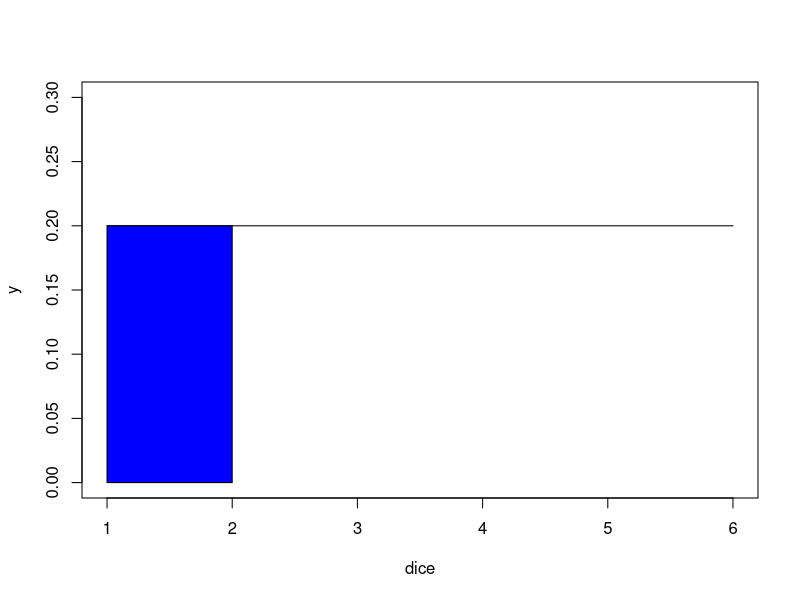

Write R code to recreate this figure. (Note: this script raises an error after producing the figure.)
library(purrr)

###Uniform Distribution
a <- 1
b <- 6
dice <- seq(a,b,1)
rdunif(6,b,a) #create 6 random int between 6(max) and 1(min)
y = dunif(dice,a,b)
plot(dice, y, type = 'l', ylim = c(0,max(y)+0.1))
cord.a = c(a,seq(1,2,1),2)
cord.b = c(0,dunif(seq(1,2,1),1,6),0)
polygon(cord.a,cord.b,col = "blue")
#p(x<c) cumulative
c <- 3
punif(c,1,6)
1-punif(c,1,6)
qunif(0.4,a,b) #quantile 40%

###BINOMIAL DISTRIBUTION
#dbinom(x, size, prob)
#pbinom(x, size, prob)
#qbinom(p, size, prob)
#rbinom(n, size, prob)
#x is a vector of numbers.
#p is a vector of probabilities.
#n is number of observations.
#size is the number of trials.
#prob is the probability of success of each trial.
df <- data.frame(x = numeric(0),outcome = character(0))
digit <- edit(df)
#the number of bits in error in the next four bits transmitted. 
#the chanse of error is 0.1
dbinom(2 , 4 , 0.1)
r <- dbinom(0:4 , 4 , 0.1)
plot(0:4 , r , type = "l")

pbinom(2 , 4 , 0.1)
pbinom(2 , 4 , 0.1 , lower.tail = FALSE)

qbinom(0.7 , 4 , 0.1)
rbinom(4 , 4 , 0.1)

###Geometric Distribution
#trials are conducted until a success is obtained
dgeom(x = 5 , 0.1 , log = FALSE )
y <- dgeom(0:20 , 0.1 , log = FALSE )
plot(0:20,y , type = "l")

pgeom(5,0.1,lower.tail = TRUE,log.p = FALSE)
sum(dgeom(0:5,0.1,log = FALSE))

qgeom(0.5,0.1,lower.tail = TRUE,log.p = FALSE)
plot(qgeom(seq(1,20,by=1),prob = 0.1))
plot(qgeom(seq(0,1,by=0.01),prob = 0.5))

rgeom(5,0.1)
table(factor(rgeom(5,0.1),0:max(rgeom(5,0.1))))
  
library(dplyr)
library(ggplot2)

p = 0.20
n = 3

data.frame(x = 1:20, 
           pmf = dgeom(x = 0:19, prob = p),
           cdf = pgeom(q = 0:19, prob = p, lower.tail = TRUE)) %>%
  ggplot(aes(x = factor(x), y = cdf)) +
  geom_col() +
  geom_text(
    aes(label = round(cdf,2), y = cdf + 0.01),
    position = position_dodge(0.9),
    size = 3,
    vjust = 0
  ) +
  labs(title = "Probability of X = x trials to achieve first success",
       subtitle = "Geometric(.2)",
       x = "Trials (x)",
       y = "probability")

data.frame(x = 0:10, prob = dgeom(x = 0:10, prob = p)) %>%
  mutate(Failures = ifelse(x == n, n, "other")) %>%
  ggplot(aes(x = factor(x), y = prob, fill = Failures)) +
  geom_col() +
  geom_text(
    aes(label = round(prob,2), y = prob + 0.01),
    position = position_dodge(0.9),
    size = 3,
    vjust = 0
  ) +
  labs(title = "Probability of X = 3 Failures Prior to First Success",
       subtitle = "Geometric(.2)",
       x = "Failures prior to first success (x)",
       y = "Probability")

###Negative Binomial Distribution
#A generalization of a geometric distribution in which 
#the random variable is the number of
#Bernoulli trials required to obtain r successes
dnbinom(x = 6 , size = 4 , prob = 0.1 , log = FALSE) #4th trial in 10th observation

library(dplyr)
library(ggplot2)

n <- 6
data.frame(x = 0:6,prob = dnbinom(x = 0:6,size = 4,prob = 0.1,log = FALSE)) %>%
  mutate(Failures = ifelse(x == n, n, "other")) %>%
  ggplot(aes(x = factor(x), y = prob, fill = Failures)) +
  geom_col() +
  geom_text(
    aes(label = round(prob,6), y = prob + 0.01),
    position = position_dodge(0.9),
    size = 3,
    vjust = 0
  ) +
  labs(title = "Probability of r = 3 Successes in X = 7 Trials",
       subtitle = "NB(3,.2)",
       x = "Failed Trials (X - r)",
       y = "Probability") 

y <- pnbinom(q = 0:6, size = 4 , prob = 0.1 , lower.tail = TRUE, log.p = FALSE)
plot(x = 0:6 , y = y , type = "l")

s <- seq(0,1,0.1)
qy <- qnbinom(0.25, size = 4 , prob = 0.1 , lower.tail = TRUE, log.p = FALSE)
qys <- qnbinom(s , size = 4 , prob = 0.1 , lower.tail = TRUE, log.p = FALSE)
plot(s , qys , type = "l")

rnbinom(n = 10 , size = 4 , prob = 0.1 )

library(graphics)

x1 <- rnbinom(500, mu = 4, size = 1)
x2 <- rnbinom(500, mu = 4, size = 10)
x3 <- rnbinom(500, mu = 4, size = 100)
h1 <- hist(x1, breaks = 20, plot = FALSE)
h2 <- hist(x2, breaks = h1$breaks, plot = FALSE)
h3 <- hist(x3, breaks = h1$breaks, plot = FALSE)
barplot(rbind(h1$counts, h2$counts, h3$counts),
        beside = TRUE, col = c("red","blue","cyan"),
        names.arg = round(h1$breaks[-length(h1$breaks)]))

###HYPERGEOMETRIC DISTRIBUTION
#n parts are selected at random, without replacement
#N is Total Number, a is Problem NUmber 
#for example 50 of 850 daily product is damaged
#the trials are not independent
dhyper(x = 0:2 , m = 50 , n = 800 , k = 2)
round(dhyper(x = 0:2 , m = 50 , n = 800 , k = 2),3)
data.frame(x = 0:2 , prob = round(dhyper(x = 0:2 , m = 50 , n = 800 , k = 2),3))

#check out
m <- 10; n <- 7; k <- 8
x <- 0:(k+1)
rbind(phyper(x, m, n, k), dhyper(x, m, n, k))
all(phyper(x, m, n, k) == cumsum(dhyper(x, m, n, k)))  # FALSE
# but error is very small:
signif(phyper(x, m, n, k) - cumsum(dhyper(x, m, n, k)), digits = 3)


library(tidyr)
library(ggplot2)
library(dplyr)
options(scipen = 999, digits = 2) # sig digits

x = 14
m = 7000
n = 3000
k = 20
d_binom <- dbinom(x = 1:20, size = k, prob = m / (m + n))
df_binom <- data.frame(x = 1:20, Binomial = d_binom)
p <- ggplot(df_binom, aes(x = x, y = Binomial)) +
  geom_col()

d_hyper_100 <- dhyper(x = 1:20, m = 70, n = 30, k = k)
d_hyper_250 <- dhyper(x = 1:20, m = 175, n = 75, k = k)
d_hyper_500 <- dhyper(x = 1:20, m = 350, n = 150, k = k)
d_hyper_1000 <- dhyper(x = 1:20, m = 700, n = 300, k = k)
df_hyper = data.frame(x = 1:20, 
                      Hyper_100 = d_hyper_100, 
                      Hyper_250 = d_hyper_250, 
                      Hyper_500 = d_hyper_500, 
                      Hyper_1000 = d_hyper_1000)
df_hyper_tidy <- gather(df_hyper, key = "dist", value = "density", -c(x))
p + 
  geom_line(data = df_hyper_tidy, aes(x = x, y = density, color = dist)) +
  labs(title = "Hypergeometric Distribution Appoximation to Binomial",
       subtitle = "Hypergeometric approaches Binomial as population size increases.",
       x = "Number of successful observations (x)",
       y = "Density")

#Recall that the binomial distribution is a satisfactory approximation 
#to the hypergeometric distribution when n, the sample size, 
#is small relative to N, the size of the population from which the sample is 
#selected. A rule of thumb is that the binomial approximation is effective
#if n/N < 0.1

###POISSON DISTRIBUTION
#Given an interval of real numbers, 
#assume counts occur at random throughout the interval. 
#If the interval can be partitioned into subintervals of small enough length 
#the probability of more than one count in a subinterval is zero
#the probability of one count in a subinterval is the same for all subintervals
#and proportional to the length of the subinterval
#the count in each subinterval is independent of other subintervals

dpois(x = 2, lambda = 2.3, log = FALSE) #2 flaws in 1 interval
dpois(x = 2, lambda = 4.6, log = FALSE) #2 flaws in 2 interval

ppois(0:20 , lambda = 4.6 , lower.tail = TRUE, log.p = FALSE)

a <- seq(0,1,0.1)
b <- qpois(a , lambda = 4.6 , lower.tail = TRUE, log.p = FALSE)
plot(x = a , y = b , type = "l")

rpois(n = 10 , lambda = 4.6)

library(ggplot2)
library(dplyr)
options(scipen = 999, digits = 2) # sig digits

events <- 0:10
density <- dpois(x = events, lambda = 3)
prob <- ppois(q = events, lambda = 3, lower.tail = TRUE)
df <- data.frame(events, density, prob)
ggplot(df, aes(x = factor(events), y = density)) +
  geom_col() +
  geom_text(
    aes(label = round(density,2), y = density + 0.01),
    position = position_dodge(0.9),
    size = 3,
    vjust = 0
  ) +
  labs(title = "PMF and CDF of Poisson Distribution",
       subtitle = "P(3).",
       x = "Events (x)",
       y = "Density") +
  geom_line(data = df, aes(x = events, y = prob))

#The Poisson distribution approximates the binomial distribution 
#n>=20 , p<=0.05 

library(tidyr)
options(scipen = 999, digits = 2) # sig digits

n = 0:10
df <- data.frame(events = 0:10, 
                 Poisson = dpois(x = n, lambda = .03 * 50),
                 Binomial = dbinom(x = n, size = 50, p = .03))
df_tidy <- gather(df, key = "Distribution", value = "density", -c(events))
ggplot(df_tidy, aes(x = factor(events), y = density, fill = Distribution)) +
  geom_col(position = "dodge") +
  labs(title = "Poisson(15) and Binomial(50, .03)",
       subtitle = "Poisson approximates binomial when n >= 20 and p <= .05.",
       x = "Events (x)",
       y = "Density")

ggplot(df, aes(x = events, y = Poisson , color = "red")) +
  geom_line() +
  geom_line(data = df , aes(x = events , y = Binomial , color = "blue"))